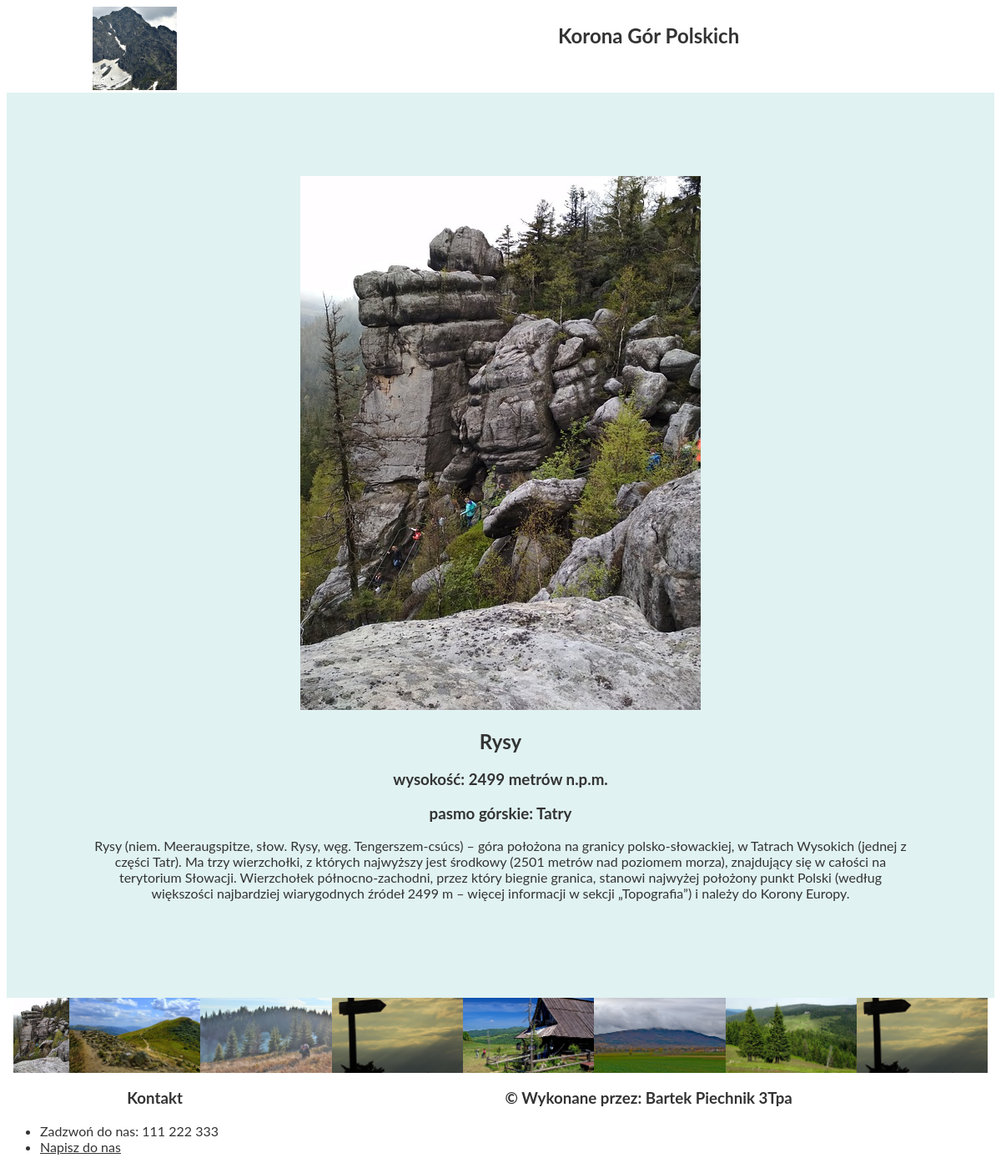
/INF.03-08-26.01-SG/PHP/szczyty.php?id_szczytu=1, run on the app's committed database.
### tables this page shows
CREATE TABLE `opis` (
  `id` int(10) UNSIGNED NOT NULL,
  `szczyty_id` int(10) UNSIGNED NOT NULL,
  `opis` text DEFAULT NULL
);

CREATE TABLE `szczyty` (
  `id` int(10) UNSIGNED NOT NULL,
  `nazwa` varchar(30) DEFAULT NULL,
  `wysokosc` int(10) UNSIGNED DEFAULT NULL,
  `pasmo` varchar(50) DEFAULT NULL,
  `lokator` varchar(10) DEFAULT NULL,
  `plik` varchar(50) NOT NULL
);

### INF.03-08-26.01-SG/PHP/szczyty.php (the view, shortened to what this page needs)
<?php
    $host = "localhost";
    $uzytkownik = "root";
    $haslo = "";
    $baza_danych = "korona";
    $polaczenie = new mysqli($host, $uzytkownik, $haslo, $baza_danych);
?>
<!DOCTYPE html>
<html lang="pl">
<head>
    <link rel="stylesheet" href="../CSS/styl.css">
</head>
<body>
    <header>
        <section id="Blok_naglowkowy_1">
            <img src="../Grafiki/logo.png" alt="Logo">
        </section>
        <section id="Blok_naglowkowy_2">
            <h1>Korona Gór Polskich</h1>
        </section>
    </header>
    <main>
        <?php
            if (isset($_GET['id_szczytu']))
            {
                $id_szczytu = $_GET['id_szczytu'];
                $Szczyt = $polaczenie->query("SELECT s.plik, s.nazwa, s.wysokosc, s.pasmo, o.opis FROM szczyty s JOIN opis o ON s.id = o.szczyty_id WHERE s.id = $id_szczytu");
                $Szczyt = $Szczyt->fetch_assoc();
                echo "<img src='../Grafiki/".$Szczyt['plik']."' alt='szczyt'>";
                echo "<h2>".$Szczyt['nazwa']."</h2>";
                echo "<h3>wysokość: ".$Szczyt['wysokosc']." metrów n.p.m.</h3>";
                echo "<h3>pasmo górskie: ".$Szczyt['pasmo']."</h3>";
                echo "<p>".$Szczyt['opis']."</p>";
            }
        ?>
    </main>
    <section id="Blok_sekcji">
        <?php
            $Pliki_i_nazwy = $polaczenie->query("SELECT plik, nazwa FROM szczyty LIMIT 10");
            while ($Plik_i_nazwa = $Pliki_i_nazwy->fetch_assoc())
            {
                echo "<img src='../Grafiki/".$Plik_i_nazwa['plik']."' alt='".$Plik_i_nazwa['nazwa']."' class='miniatury'>";
            }
        ?>
    </section>
    <footer>
        <section id="Blok_stopki_1">
            <h3>Kontakt</h3>
            <ul>
                <li>Zadzwoń do nas: 111 222 333</li>
                <li><a href="mailto:korona@gory.pl">Napisz do nas</a></li>
            </ul>
        </section>
        <section id="Blok_stopki_2">
            <h3>&copy Wykonane przez: Bartek Piechnik 3Tpa</h3>
        </section>
    </footer>
</body>
</html>

### INF.03-08-26.01-SG/CSS/styl.css (style rules this page uses)
* { font-family: Lato, sans-serif; text-align: center; color: #333; }
header, footer { height: 100px; }
#Blok_naglowkowy_1, #Blok_stopki_1 { width: 30%; float: left; }
#Blok_naglowkowy_2, #Blok_stopki_2 { width: 70%; float: left; }
main { background-color: #E0F2F1; padding: 100px; clear: both; }
#Blok_sekcji { height: 90px; overflow: hidden; }
.miniatury { height: 90px; }
li { text-align: left; }

### data on the page
opis: szczyty.plik (picture), szczyty.nazwa "Rysy", szczyty.wysokosc "2499", szczyty.pasmo "Tatry", opis "Rysy (niem. Meeraugspitze, słow. Rysy, węg. Tengerszem-csúcs) – góra położona na granicy polsko-słowackiej, w Tatrach Wysokich (jednej z części Tatr). Ma trzy wierzchołki, z których najwyższy jest środkowy (2501 metrów nad poziomem morza), znajdujący się w całości na terytorium Słowacji. Wierzchołek północno-zachodni, przez który biegnie granica, stanowi najwyżej położony punkt Polski (według większości najbardziej wiarygodnych źródeł 2499 m – więcej informacji w sekcji „Topografia”) i należy do Korony Europy."
szczyty: plik (picture)
szczyty: plik (picture)
szczyty: plik (picture)
szczyty: plik (picture)
szczyty: plik (picture)
szczyty: plik (picture)
szczyty: plik (picture)
szczyty: plik (picture)
